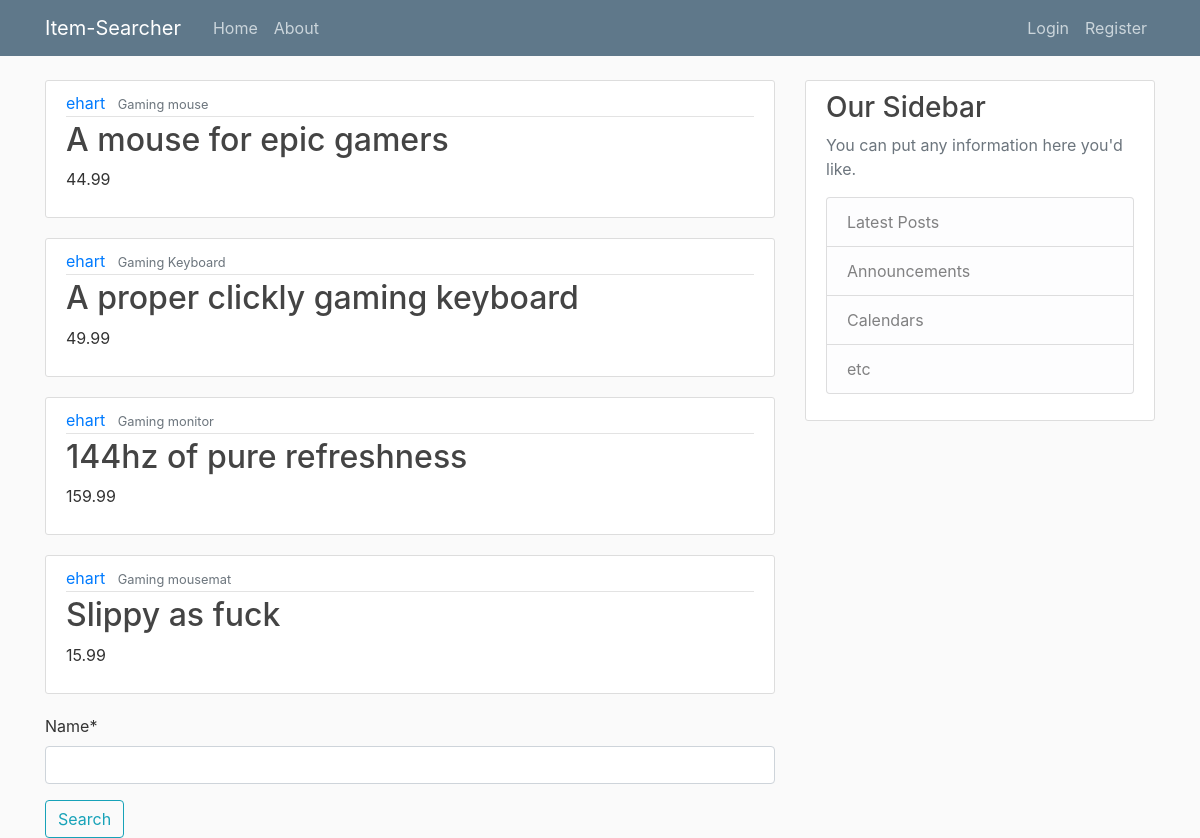
The page / on the database its author committed.
### item_searcher/models.py (models this page shows, shortened)
class Item(models.Model):
    name = models.CharField(max_length=100)
    description = models.TextField()
    price = models.FloatField()
    user = models.ForeignKey(User, on_delete=models.CASCADE)

### item_searcher/views.py (the view)
# urls.py: 2. Add a URL to urlpatterns:  path('', views.home, name='home')
def home(request):
    if request.method == 'POST':
        form = ItemSearchForm(request.POST)
        if form.is_valid():
            form.save()
            product = form.cleaned_data.get('name')
    else:
        form = ItemSearchForm()
    context = {
        'items': Item.objects.all(),
        'form': form
    }
    return render(request, 'item_searcher/home.html', context)

### item_searcher/forms.py
class ItemSearchForm(forms.ModelForm):
    class Meta:
        model = Item
        fields = ['name']

### item_searcher/templates/item_searcher/home.html (shortened to what this page needs)
{% extends 'item_searcher/base.html' %}
{% load crispy_forms_tags %}
{% block content %}
    {% for item in items %}
        <article class="media content-section">
          <div class="media-body">
            <div class="article-metadata">
              <a class="mr-2" href="#">{{ item.user }}</a>
              <small class="text-muted">{{ item.name }}</small>
            </div>
            <h2><a class="article-title" href="#">{{ item.description }}</a></h2>
              <p>{{ item.price }}</p>
          </div>
        </article>
    {% endfor %}
    <div>
        <form method="POST">
            {{ form|crispy }}
            <button class="btn btn-outline-info" type="search">Search</button>
        </form>
    </div>
{% endblock content %}

### item_searcher/templates/item_searcher/base.html (shortened to what this page needs)
{% load static %}
<!DOCTYPE html>
<html lang="en">
<head>
    <link rel="stylesheet" href="https://maxcdn.bootstrapcdn.com/bootstrap/4.0.0/css/bootstrap.min.css">
    <link rel="stylesheet" type="text/css" href="{% static 'item_searcher/main.css' %}">
</head>
<body>
    <header class="site-header">
      <nav class="navbar navbar-expand-md navbar-dark bg-steel fixed-top">
        <div class="container">
          <a class="navbar-brand mr-4" href="{% url 'item_searcher_home' %}">Item-Searcher</a>
          <div class="collapse navbar-collapse" id="navbarToggle">
            <div class="navbar-nav mr-auto">
              <a class="nav-item nav-link" href="{% url 'item_searcher_home' %}">Home</a>
              <a class="nav-item nav-link" href="{% url 'item_searcher_about' %}">About</a>
            </div>
            <div class="navbar-nav">
                {% if user.is_authenticated %}
                    <a class="nav-item nav-link" href="{% url 'profile' %}">Profile</a>
                    <a class="nav-item nav-link" href="{% url 'logout' %}">Logout</a>
                {% else %}
                  <a class="nav-item nav-link" href="{% url 'login' %}">Login</a>
                  <a class="nav-item nav-link" href="{% url 'register' %}">Register</a>
                {% endif %}
            </div>
          </div>
        </div>
      </nav>
    </header>
    <main role="main" class="container">
      <div class="row">
        <div class="col-md-8">
            {% block content %}{% endblock %}
        </div>
        <div class="col-md-4">
          <div class="content-section">
            <h3>Our Sidebar</h3>
            <p class='text-muted'>You can put any information here you'd like.
              <ul class="list-group">
                <li class="list-group-item list-group-item-light">Latest Posts</li>
                <li class="list-group-item list-group-item-light">Announcements</li>
                <li class="list-group-item list-group-item-light">Calendars</li>
                <li class="list-group-item list-group-item-light">etc</li>
              </ul>
            </p>
          </div>
        </div>
      </div>
    </main>
</body>
</html>

### item_searcher/static/item_searcher/main.css (style rules this page uses)
body { background: #fafafa; color: #333333; margin-top: 5rem; }
h1, h2, h3, h4, h5, h6 { color: #444444; }
ul { margin: 0; }
.bg-steel { background-color: #5f788a; }
.site-header .navbar-nav .nav-link { color: #cbd5db; }
.content-section { background: #ffffff; padding: 10px 20px; border: 1px solid #dddddd; border-radius: 3px; margin-bottom: 20px; }
.article-title { color: #444444; }
.article-metadata { padding-bottom: 1px; margin-bottom: 4px; border-bottom: 1px solid #e3e3e3 }

### rows shown on the page
Item: user "ehart", name "Gaming mouse", description "A mouse for epic gamers", price "44.99"
Item: user "ehart", name "Gaming Keyboard", description "A proper clickly gaming keyboard", price "49.99"
Item: user "ehart", name "Gaming monitor", description "144hz of pure refreshness", price "159.99"
Item: user "ehart", name "Gaming mousemat", description "Slippy as fuck", price "15.99"
